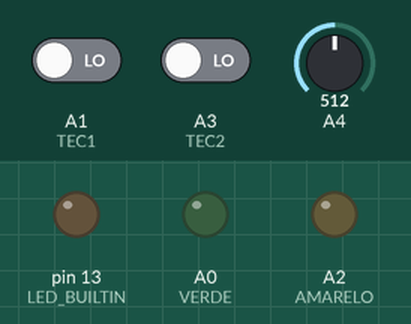
This sketch was run on a simulated Arduino Uno, built with avr-gcc and run on an emulated ATmega328P. Shown: output pins drawn as LEDs (lit = HIGH). The test bench sets the inputs (shaded band); at power-on: A1 (TEC1) LOW, A3 (TEC2) LOW, A4 = 512. What the sketch prints to the serial monitor is not drawn.

Above: at 1.2 s.
1.3 s: A1 (TEC1) driven HIGH
At 2.2 s:
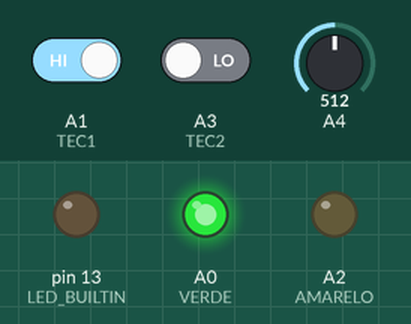
2.8 s: A3 (TEC2) driven HIGH
At 3.2 s:
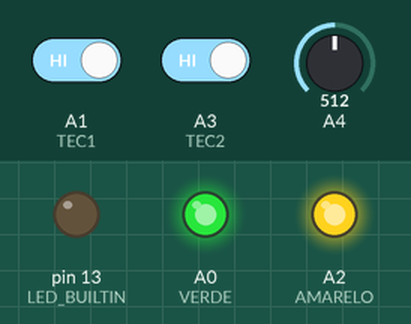
4.3 s: A1 (TEC1) driven LOW
At 5.5 s:
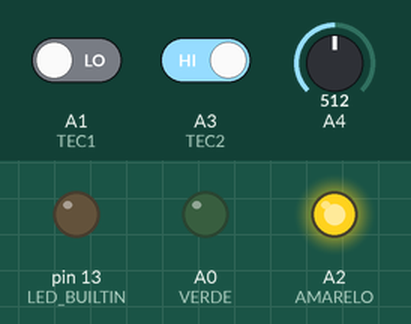
5.8 s: A3 (TEC2) driven LOW
At 6.8 s:
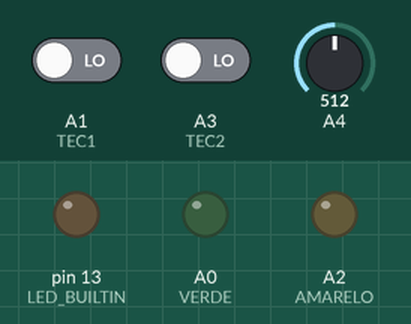
Timing chart, 0 to 8.3 s (numbered marks = the images above; inputs shaded):
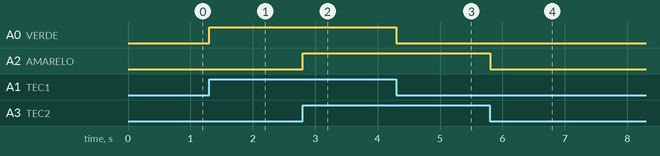

The sketch:

potenciometro_multimetro-codigo.ino
```cpp
#define VERDE A0
#define AMARELO A2

#define TEC1 A1
#define TEC2 A3

unsigned char contador;

void setup()
{
  pinMode(LED_BUILTIN, OUTPUT);

  pinMode(VERDE, OUTPUT);
  pinMode(AMARELO, OUTPUT);

  pinMode(TEC1, INPUT);
  pinMode(TEC2, INPUT);

  Serial.begin(9600);
}

void loop()
{
  digitalWrite(VERDE, digitalRead(TEC1));
  digitalWrite(AMARELO, digitalRead(TEC2));

  // gerar sinal analógico
  // faz o arduíno gerar o valor do multímetro
  Serial.println(analogRead(A4)* 0.0048828125);
}
```

Measured:
- after the input at 1.3 s, A0 (VERDE): LOW → HIGH at once
- after the input at 2.8 s, A2 (AMARELO): LOW → HIGH at once
- after the input at 4.3 s, A0 (VERDE): HIGH → LOW at once
- after the input at 5.8 s, A2 (AMARELO): HIGH → LOW at once
